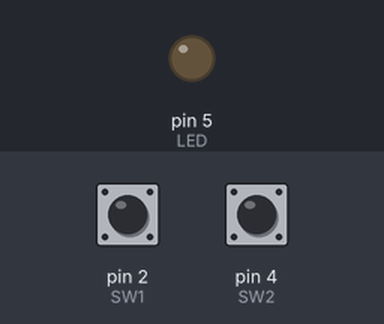
This sketch was run on a simulated Arduino Uno, built with avr-gcc and run on an emulated ATmega328P. Parts: output pins drawn as LEDs (lit = HIGH). The inputs (shaded band) are chosen by the test bench; at power-on: pin 2 (SW1) HIGH, pin 4 (SW2) HIGH.

Above: at 1.2 s.
1.3 s: pin 2 (SW1) pulled LOW for 0.15 s
At 1.6 s:
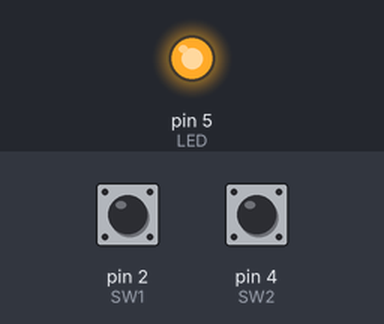
2.9 s: pin 4 (SW2) pulled LOW for 0.15 s
At 4.0 s:
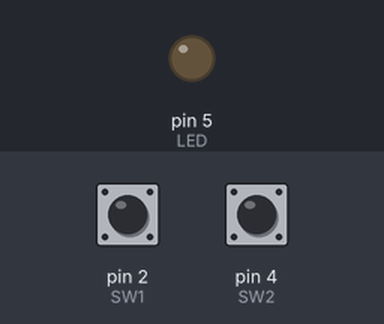
4.5 s: pin 2 (SW1) pulled LOW for 1 s
At 5.2 s:
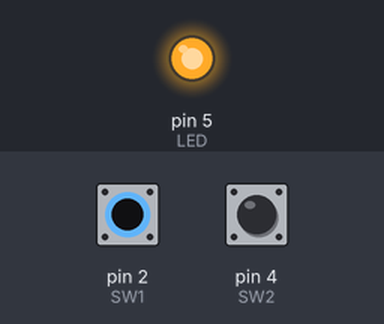
Timing chart, 0 to 7.5 s (numbered marks = the images above; inputs shaded):
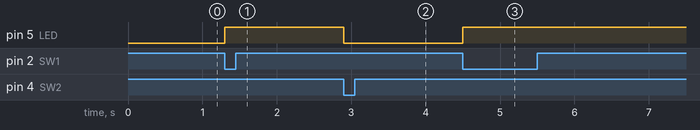

The sketch:

step1.ino
```cpp
int LED = 5;
int SW1 = 2;
int SW2 = 4;

void setup() {
  pinMode(LED, OUTPUT);
  pinMode(SW1, INPUT_PULLUP);
  pinMode(SW2, INPUT_PULLUP);

}

void loop() {
  if(digitalRead(SW1)==LOW){
    digitalWrite(LED, HIGH);
  }
  else if(digitalRead(SW2)==LOW){
    digitalWrite(LED, LOW);
  }

}
```

Measured:
- after the input at 1.3 s, pin 5 (LED): LOW → HIGH at once
- after the input at 2.9 s, pin 5 (LED): HIGH → LOW at once
- after the input at 4.5 s, pin 5 (LED): LOW → HIGH at once
